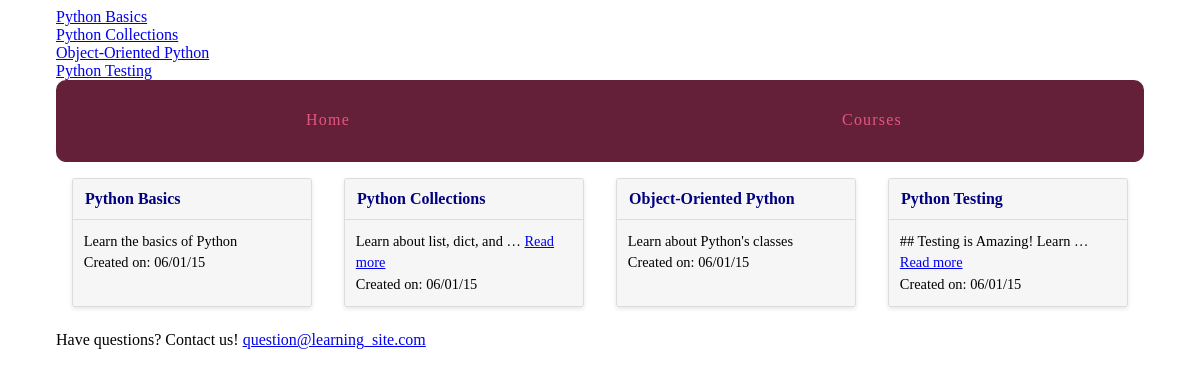
Page /courses/ on the committed database.
### courses/models.py (models this page shows, shortened)
class Course(models.Model):
    created_at = models.DateTimeField(auto_now_add=True)
    title = models.CharField(max_length=255)
    description = models.TextField()

### courses/views.py (the view)
def course_list(request):
    courses = Course.objects.all()
    email = 'question@learning_site.com'
    return render(request, 'courses/course_list.html', {'courses': courses,
                                                       'email':email})

### courses/templatetags/course_extras.py (called while the page is built)
@register.inclusion_tag('courses/course_nav.html')
def nav_courses_list():
    courses = Course.objects.all()
    return {'courses': courses}

### courses/templates/courses/course_list.html (shortened to what this page needs)
{% extends "layout.html" %}
{% load static from staticfiles %}
{% block static %}<link rel="stylesheet" href="{% static 'courses/css/courses.css' %}">{% endblock %}
{% block content %}
<div class="cards">
    {% for course in courses %}
    <div class="card">
        <header><a href="{% url 'courses:detail' pk=course.pk %}">{{ course.title }}</a></header>
        <div class="card-copy">
            {% if course.description|wordcount <= 5 %}
                {{ course.description }}
            {% else %}
                {{ course.description|truncatewords:5 }}
                <a href="{% url 'courses:detail' pk=course.pk %}">Read more</a>
            {% endif %}
            <div>Created on: {{ course.created_at|date:"m/d/y" }}</div>
        </div>
    </div>
    {% endfor %}
    <div>Have questions? Contact us! {{ email|urlize }}</div>
</div>
{% endblock %}

### templates/layout.html (shortened to what this page needs)
{% load static from staticfiles %}
{% load course_extras %}
<!doctype html>
<html>
    <head>
        <link rel="stylesheet" href="{% static 'css/layout.css' %}">
        {% block static %}{% endblock %}
    </head>
    <body>
        <div class="site-container">
            <div>{% nav_courses_list %}</div>
            <nav>
                <a href="{% url 'views.hello_world' %}">Home</a>
                <a href="{% url 'courses:list' %}">Courses</a>
            </nav>
            {% block content %}{% endblock %}
        </div>
    </body>
</html>

### courses/templates/courses/course_nav.html
{% for course in courses %}
    <div><a href="{% url 'courses:detail' pk=course.pk %}">{{ course.title }}</a></div>
{% endfor %}

### assets/css/layout.css (style rules this page uses)
html { box-sizing: border-box; }
*, *::after, *::before { box-sizing: inherit; }
.site-container { max-width: 68em; margin-left: auto; margin-right: auto; }
.site-container::after { clear: both; content: ""; display: table; }
.site-container nav { width: 100%; display: table; width: 100%; table-layout: fixed; border-bottom-left-radius: 10px; border-bottom-right-radius: 10px; border-top-left-radius: 10px; border-top-right-radius: 10px; border-bottom-left-radius: 10px; border-top-left-radius: 10px; border-bottom-right-radius: 10px; border-top-right-radius: 10px; background-color: #642039; margin-bottom: 1em; overflow: hidden; }
.site-container nav a { display: table-cell; width: 8.33333%; padding: 10px; border-bottom: 2px solid #642039; color: #e6557e; letter-spacing: 0.075em; line-height: 60px; text-align: center; text-decoration: none; }
.cards { display: -webkit-box; display: -moz-box; display: box; display: -webkit-flex; display: -moz-flex; display: -ms-flexbox; display: flex; -webkit-box-lines: multiple; -moz-box-lines: multiple; box-lines: multiple; -webkit-flex-wrap: wrap; -moz-flex-wrap: wrap; -ms-flex-wrap: wrap; flex-wrap: wrap; -webkit-box-pack: justify; -moz-box-pack: justify; box-pack: justify; -webkit-justify-content: space-between; -moz-justify-content: space-between; -ms-justify-content: space-between; -o-justify-content: space-between; justify-content: space-between; -ms-flex-pack: justify; }
.card { -webkit-flex-basis: 15em; -moz-flex-basis: 15em; flex-basis: 15em; -ms-flex-preferred-size: 15em; -webkit-flex-grow: 1; -moz-flex-grow: 1; flex-grow: 1; -ms-flex-positive: 1; -webkit-transition: all 0.2s ease-in-out; -moz-transition: all 0.2s ease-in-out; transition: all 0.2s ease-in-out; background-color: #f6f6f6; border-radius: 3px; border: 1px solid gainsboro; box-shadow: 0 2px 4px #e6e6e6; margin: 0 1em 1.5em 1em; position: relative; }
.card header { -webkit-transition: all 0.2s ease-in-out; -moz-transition: all 0.2s ease-in-out; transition: all 0.2s ease-in-out; background-color: #f6f6f6; border-bottom: 1px solid gainsboro; border-radius: 3px 3px 0 0; font-weight: bold; line-height: 1.5em; padding: 0.5em 0.75em; }
.card header a { color: #642039; text-decoration: none; }
.card .card-copy { font-size: 0.9em; line-height: 1.5em; padding: 0.75em 0.75em; }

### courses/static/courses/css/courses.css (style rules this page uses)
.card header a { color: #000080; }

### rows in the picture
Course: title "Python Basics", description "Learn the basics of Python", created_at "06/01/15"
Course: title "Python Collections", description "Learn about list, dict, and …", created_at "06/01/15"
Course: title "Object-Oriented Python", description "Learn about Python's classes", created_at "06/01/15"
Course: title "Python Testing", description "## Testing is Amazing! Learn …", created_at "06/01/15"

### other values in the picture
{{ email|urlize }} "question@learning_site.com"
